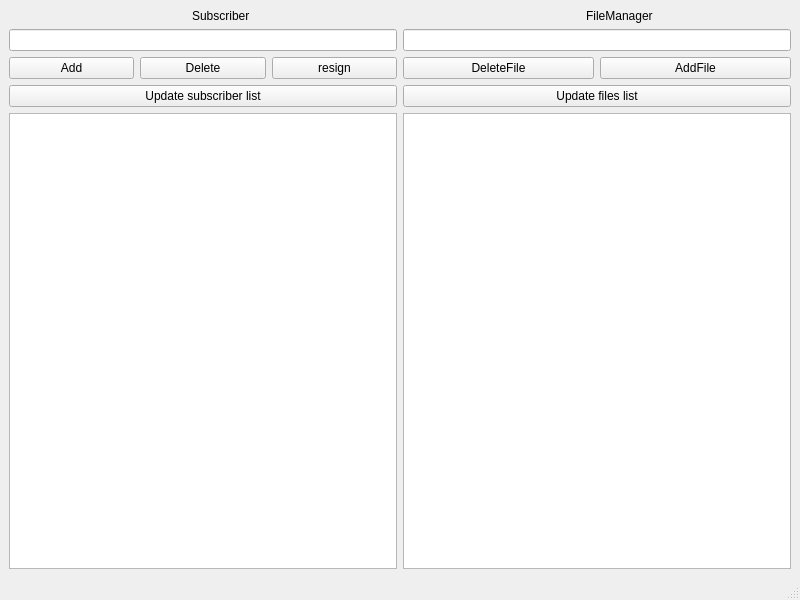
<?xml version="1.0" encoding="UTF-8"?>
<ui version="4.0">
 <class>MainWindow</class>
 <widget class="QMainWindow" name="MainWindow">
  <property name="geometry">
   <rect>
    <x>0</x>
    <y>0</y>
    <width>800</width>
    <height>600</height>
   </rect>
  </property>
  <property name="windowTitle">
   <string>MainWindow</string>
  </property>
  <widget class="QWidget" name="centralwidget">
   <layout class="QHBoxLayout" name="horizontalLayout_3">
    <item>
     <layout class="QVBoxLayout" name="verticalLayout">
      <item>
       <widget class="QLabel" name="label">
        <property name="text">
         <string>                                                       Subscriber</string>
        </property>
       </widget>
      </item>
      <item>
       <widget class="QLineEdit" name="line_sub"/>
      </item>
      <item>
       <layout class="QHBoxLayout" name="horizontalLayout_2">
        <item>
         <widget class="QPushButton" name="Add">
          <property name="text">
           <string>Add</string>
          </property>
         </widget>
        </item>
        <item>
         <widget class="QPushButton" name="Delete">
          <property name="text">
           <string>Delete</string>
          </property>
         </widget>
        </item>
        <item>
         <widget class="QPushButton" name="resign">
          <property name="text">
           <string>resign</string>
          </property>
         </widget>
        </item>
       </layout>
      </item>
      <item>
       <widget class="QPushButton" name="updateS">
        <property name="text">
         <string>Update subscriber list</string>
        </property>
       </widget>
      </item>
      <item>
       <widget class="QListWidget" name="list_sub">
        <property name="cursor" stdset="0">
         <cursorShape>OpenHandCursor</cursorShape>
        </property>
        <property name="sortingEnabled">
         <bool>false</bool>
        </property>
       </widget>
      </item>
     </layout>
    </item>
    <item>
     <layout class="QVBoxLayout" name="verticalLayout_2">
      <item>
       <widget class="QLabel" name="label_2">
        <property name="text">
         <string>                                                       FileManager</string>
        </property>
       </widget>
      </item>
      <item>
       <widget class="QLineEdit" name="line_fm"/>
      </item>
      <item>
       <layout class="QHBoxLayout" name="horizontalLayout">
        <item>
         <widget class="QPushButton" name="DeleteFile">
          <property name="text">
           <string>DeleteFile</string>
          </property>
         </widget>
        </item>
        <item>
         <widget class="QPushButton" name="AddFile">
          <property name="text">
           <string>AddFile</string>
          </property>
         </widget>
        </item>
       </layout>
      </item>
      <item>
       <widget class="QPushButton" name="updateF">
        <property name="text">
         <string>Update files list</string>
        </property>
       </widget>
      </item>
      <item>
       <widget class="QListWidget" name="list_fm"/>
      </item>
     </layout>
    </item>
   </layout>
  </widget>
  <widget class="QMenuBar" name="menubar">
   <property name="geometry">
    <rect>
     <x>0</x>
     <y>0</y>
     <width>800</width>
     <height>21</height>
    </rect>
   </property>
  </widget>
  <widget class="QStatusBar" name="statusbar"/>
 </widget>
 <resources/>
 <connections>
  <connection>
   <sender>Add</sender>
   <signal>clicked()</signal>
   <receiver>MainWindow</receiver>
   <slot>addSubscriber()</slot>
   <hints>
    <hint type="sourcelabel">
     <x>72</x>
     <y>88</y>
    </hint>
    <hint type="destinationlabel">
     <x>399</x>
     <y>299</y>
    </hint>
   </hints>
  </connection>
  <connection>
   <sender>Delete</sender>
   <signal>clicked()</signal>
   <receiver>MainWindow</receiver>
   <slot>deleteSubscriber()</slot>
   <hints>
    <hint type="sourcelabel">
     <x>202</x>
     <y>88</y>
    </hint>
    <hint type="destinationlabel">
     <x>399</x>
     <y>299</y>
    </hint>
   </hints>
  </connection>
  <connection>
   <sender>DeleteFile</sender>
   <signal>clicked()</signal>
   <receiver>MainWindow</receiver>
   <slot>deleteFile()</slot>
   <hints>
    <hint type="sourcelabel">
     <x>499</x>
     <y>88</y>
    </hint>
    <hint type="destinationlabel">
     <x>399</x>
     <y>299</y>
    </hint>
   </hints>
  </connection>
  <connection>
   <sender>AddFile</sender>
   <signal>clicked()</signal>
   <receiver>MainWindow</receiver>
   <slot>addFile()</slot>
   <hints>
    <hint type="sourcelabel">
     <x>694</x>
     <y>88</y>
    </hint>
    <hint type="destinationlabel">
     <x>399</x>
     <y>299</y>
    </hint>
   </hints>
  </connection>
  <connection>
   <sender>resign</sender>
   <signal>clicked()</signal>
   <receiver>MainWindow</receiver>
   <slot>resign()</slot>
   <hints>
    <hint type="sourcelabel">
     <x>466</x>
     <y>88</y>
    </hint>
    <hint type="destinationlabel">
     <x>399</x>
     <y>299</y>
    </hint>
   </hints>
  </connection>
  <connection>
   <sender>updateS</sender>
   <signal>clicked()</signal>
   <receiver>MainWindow</receiver>
   <slot>updateSubscribers()</slot>
   <hints>
    <hint type="sourcelabel">
     <x>202</x>
     <y>118</y>
    </hint>
    <hint type="destinationlabel">
     <x>399</x>
     <y>299</y>
    </hint>
   </hints>
  </connection>
  <connection>
   <sender>updateF</sender>
   <signal>clicked()</signal>
   <receiver>MainWindow</receiver>
   <slot>updateFiles()</slot>
   <hints>
    <hint type="sourcelabel">
     <x>596</x>
     <y>118</y>
    </hint>
    <hint type="destinationlabel">
     <x>399</x>
     <y>299</y>
    </hint>
   </hints>
  </connection>
 </connections>
 <slots>
  <slot>addSubscriber()</slot>
  <slot>deleteSubscriber()</slot>
  <slot>deleteFile()</slot>
  <slot>addFile()</slot>
  <slot>resign()</slot>
  <slot>updateSubscribers()</slot>
  <slot>updateFiles()</slot>
 </slots>
</ui>
